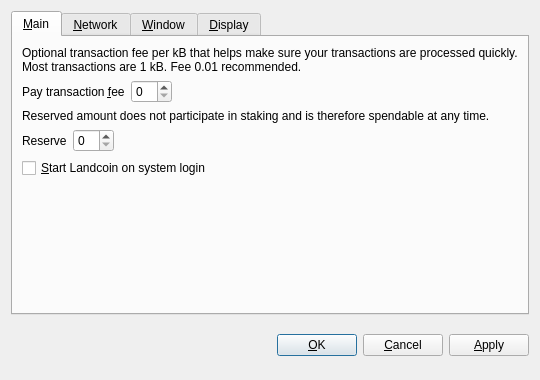
<?xml version="1.0" encoding="UTF-8"?>
<ui version="4.0">
 <class>OptionsDialog</class>
 <widget class="QDialog" name="OptionsDialog">
  <property name="geometry">
   <rect>
    <x>0</x>
    <y>0</y>
    <width>540</width>
    <height>380</height>
   </rect>
  </property>
  <property name="windowTitle">
   <string>Options</string>
  </property>
  <property name="modal">
   <bool>true</bool>
  </property>
  <layout class="QVBoxLayout" name="verticalLayout">
   <item>
    <widget class="QTabWidget" name="tabWidget">
     <property name="tabPosition">
      <enum>QTabWidget::North</enum>
     </property>
     <property name="currentIndex">
      <number>0</number>
     </property>
     <widget class="QWidget" name="tabMain">
      <attribute name="title">
       <string>&amp;Main</string>
      </attribute>
      <layout class="QVBoxLayout" name="verticalLayout_Main">
       <item>
        <widget class="QLabel" name="transactionFeeInfoLabel">
         <property name="text">
          <string>Optional transaction fee per kB that helps make sure your transactions are processed quickly. Most transactions are 1 kB. Fee 0.01 recommended.</string>
         </property>
         <property name="textFormat">
          <enum>Qt::PlainText</enum>
         </property>
         <property name="wordWrap">
          <bool>true</bool>
         </property>
        </widget>
       </item>
       <item>
        <layout class="QHBoxLayout" name="horizontalLayoutFee">
         <item>
          <widget class="QLabel" name="transactionFeeLabel">
           <property name="text">
            <string>Pay transaction &amp;fee</string>
           </property>
           <property name="textFormat">
            <enum>Qt::PlainText</enum>
           </property>
           <property name="buddy">
            <cstring>transactionFee</cstring>
           </property>
          </widget>
         </item>
         <item>
          <widget class="BitcoinAmountField" name="transactionFee"/>
         </item>
         <item>
          <spacer name="horizontalSpacerFee">
           <property name="orientation">
            <enum>Qt::Horizontal</enum>
           </property>
           <property name="sizeHint" stdset="0">
            <size>
             <width>40</width>
             <height>20</height>
            </size>
           </property>
          </spacer>
         </item>
        </layout>
       </item>
       <item>
        <widget class="QLabel" name="reserveBalanceInfoLabel">
         <property name="text">
          <string>Reserved amount does not participate in staking and is therefore spendable at any time.</string>
         </property>
         <property name="textFormat">
          <enum>Qt::PlainText</enum>
         </property>
         <property name="wordWrap">
          <bool>true</bool>
         </property>
        </widget>
       </item>
       <item>
        <layout class="QHBoxLayout" name="horizontalLayoutReserveBalance">
         <item>
          <widget class="QLabel" name="reserveBalanceLabel">
           <property name="text">
            <string>Reserve</string>
           </property>
           <property name="textFormat">
            <enum>Qt::PlainText</enum>
           </property>
           <property name="buddy">
            <cstring>reserveBalance</cstring>
           </property>
          </widget>
         </item>
         <item>
          <widget class="BitcoinAmountField" name="reserveBalance"/>
         </item>
         <item>
          <spacer name="horizontalSpacerReserveBalance">
           <property name="orientation">
            <enum>Qt::Horizontal</enum>
           </property>
           <property name="sizeHint" stdset="0">
            <size>
             <width>40</width>
             <height>20</height>
            </size>
           </property>
          </spacer>
         </item>
        </layout>
       </item>
       <item>
        <widget class="QCheckBox" name="bitcoinAtStartup">
         <property name="toolTip">
          <string>Automatically start Landcoin after logging in to the system.</string>
         </property>
         <property name="text">
          <string>&amp;Start Landcoin on system login</string>
         </property>
        </widget>
       </item>
       <item>
        <spacer name="verticalSpacer_Main">
         <property name="orientation">
          <enum>Qt::Vertical</enum>
         </property>
         <property name="sizeHint" stdset="0">
          <size>
           <width>20</width>
           <height>40</height>
          </size>
         </property>
        </spacer>
       </item>
      </layout>
     </widget>
     <widget class="QWidget" name="tabNetwork">
      <attribute name="title">
       <string>&amp;Network</string>
      </attribute>
      <layout class="QVBoxLayout" name="verticalLayout_Network">
       <item>
        <widget class="QCheckBox" name="mapPortUpnp">
         <property name="toolTip">
          <string>Automatically open the Landcoin client port on the router. This only works when your router supports UPnP and it is enabled.</string>
         </property>
         <property name="text">
          <string>Map port using &amp;UPnP</string>
         </property>
        </widget>
       </item>
       <item>
        <widget class="QCheckBox" name="connectSocks">
         <property name="toolTip">
          <string>Connect to the Landcoin network through a SOCKS5 proxy (e.g. when connecting through Tor).</string>
         </property>
         <property name="text">
          <string>&amp;Connect through SOCKS5 proxy:</string>
         </property>
        </widget>
       </item>
       <item>
        <layout class="QHBoxLayout" name="horizontalLayout_Network">
         <item>
          <widget class="QLabel" name="proxyIpLabel">
           <property name="text">
            <string>Proxy &amp;IP:</string>
           </property>
           <property name="textFormat">
            <enum>Qt::PlainText</enum>
           </property>
           <property name="buddy">
            <cstring>proxyIp</cstring>
           </property>
          </widget>
         </item>
         <item>
          <widget class="QValidatedLineEdit" name="proxyIp">
           <property name="maximumSize">
            <size>
             <width>140</width>
             <height>16777215</height>
            </size>
           </property>
           <property name="toolTip">
            <string>IP address of the proxy (e.g. 127.0.0.1)</string>
           </property>
          </widget>
         </item>
         <item>
          <widget class="QLabel" name="proxyPortLabel">
           <property name="text">
            <string>&amp;Port:</string>
           </property>
           <property name="textFormat">
            <enum>Qt::PlainText</enum>
           </property>
           <property name="buddy">
            <cstring>proxyPort</cstring>
           </property>
          </widget>
         </item>
         <item>
          <widget class="QLineEdit" name="proxyPort">
           <property name="maximumSize">
            <size>
             <width>55</width>
             <height>16777215</height>
            </size>
           </property>
           <property name="toolTip">
            <string>Port of the proxy (e.g. 9050)</string>
           </property>
          </widget>
         </item>
         <item>
          <spacer name="horizontalSpacer_Network">
           <property name="orientation">
            <enum>Qt::Horizontal</enum>
           </property>
           <property name="sizeHint" stdset="0">
            <size>
             <width>40</width>
             <height>20</height>
            </size>
           </property>
          </spacer>
         </item>
        </layout>
       </item>
       <item>
        <spacer name="verticalSpacer_Network">
         <property name="orientation">
          <enum>Qt::Vertical</enum>
         </property>
         <property name="sizeHint" stdset="0">
          <size>
           <width>20</width>
           <height>40</height>
          </size>
         </property>
        </spacer>
       </item>
      </layout>
     </widget>
     <widget class="QWidget" name="tabWindow">
      <attribute name="title">
       <string>&amp;Window</string>
      </attribute>
      <layout class="QVBoxLayout" name="verticalLayout_Window">
       <item>
        <widget class="QCheckBox" name="minimizeToTray">
         <property name="toolTip">
          <string>Show only a tray icon after minimizing the window.</string>
         </property>
         <property name="text">
          <string>&amp;Minimize to the tray instead of the taskbar</string>
         </property>
        </widget>
       </item>
       <item>
        <widget class="QCheckBox" name="minimizeOnClose">
         <property name="toolTip">
          <string>Minimize instead of exit the application when the window is closed. When this option is enabled, the application will be closed only after selecting Quit in the menu.</string>
         </property>
         <property name="text">
          <string>M&amp;inimize on close</string>
         </property>
        </widget>
       </item>
       <item>
        <spacer name="verticalSpacer_Window">
         <property name="orientation">
          <enum>Qt::Vertical</enum>
         </property>
         <property name="sizeHint" stdset="0">
          <size>
           <width>20</width>
           <height>40</height>
          </size>
         </property>
        </spacer>
       </item>
      </layout>
     </widget>
     <widget class="QWidget" name="tabDisplay">
      <attribute name="title">
       <string>&amp;Display</string>
      </attribute>
      <layout class="QVBoxLayout" name="verticalLayout_Display">
       <item>
        <layout class="QHBoxLayout" name="horizontalLayout_1_Display">
         <item>
          <widget class="QLabel" name="langLabel">
           <property name="text">
            <string>User Interface &amp;language:</string>
           </property>
           <property name="textFormat">
            <enum>Qt::PlainText</enum>
           </property>
           <property name="buddy">
            <cstring>lang</cstring>
           </property>
          </widget>
         </item>
         <item>
          <widget class="QValueComboBox" name="lang">
           <property name="toolTip">
            <string>The user interface language can be set here. This setting will take effect after restarting Landcoin.</string>
           </property>
          </widget>
         </item>
        </layout>
       </item>
       <item>
        <layout class="QHBoxLayout" name="horizontalLayout_2_Display">
         <item>
          <widget class="QLabel" name="unitLabel">
           <property name="text">
            <string>&amp;Unit to show amounts in:</string>
           </property>
           <property name="textFormat">
            <enum>Qt::PlainText</enum>
           </property>
           <property name="buddy">
            <cstring>unit</cstring>
           </property>
          </widget>
         </item>
         <item>
          <widget class="QValueComboBox" name="unit">
           <property name="toolTip">
            <string>Choose the default subdivision unit to show in the interface and when sending coins.</string>
           </property>
          </widget>
         </item>
        </layout>
       </item>
       <item>
        <widget class="QCheckBox" name="coinControlFeatures">
         <property name="toolTip">
          <string>Whether to show coin control features or not.</string>
         </property>
         <property name="text">
          <string>Display coin &amp;control features (experts only!)</string>
         </property>
        </widget>
       </item>
       <item>
        <widget class="QCheckBox" name="useBlackTheme">
         <property name="text">
          <string>Use black visual theme (requires restart)</string>
         </property>
        </widget>
       </item>
       <item>
        <spacer name="verticalSpacer_Display">
         <property name="orientation">
          <enum>Qt::Vertical</enum>
         </property>
         <property name="sizeHint" stdset="0">
          <size>
           <width>20</width>
           <height>40</height>
          </size>
         </property>
        </spacer>
       </item>
      </layout>
     </widget>
    </widget>
   </item>
   <item>
    <layout class="QHBoxLayout" name="horizontalLayout_Buttons">
     <item>
      <spacer name="horizontalSpacer_1">
       <property name="orientation">
        <enum>Qt::Horizontal</enum>
       </property>
       <property name="sizeHint" stdset="0">
        <size>
         <width>40</width>
         <height>48</height>
        </size>
       </property>
      </spacer>
     </item>
     <item>
      <widget class="QLabel" name="statusLabel">
       <property name="font">
        <font>
         <weight>75</weight>
         <bold>true</bold>
        </font>
       </property>
       <property name="text">
        <string/>
       </property>
       <property name="textFormat">
        <enum>Qt::PlainText</enum>
       </property>
       <property name="wordWrap">
        <bool>true</bool>
       </property>
      </widget>
     </item>
     <item>
      <spacer name="horizontalSpacer_2">
       <property name="orientation">
        <enum>Qt::Horizontal</enum>
       </property>
       <property name="sizeHint" stdset="0">
        <size>
         <width>40</width>
         <height>48</height>
        </size>
       </property>
      </spacer>
     </item>
     <item>
      <widget class="QPushButton" name="okButton">
       <property name="text">
        <string>&amp;OK</string>
       </property>
      </widget>
     </item>
     <item>
      <widget class="QPushButton" name="cancelButton">
       <property name="text">
        <string>&amp;Cancel</string>
       </property>
       <property name="autoDefault">
        <bool>false</bool>
       </property>
      </widget>
     </item>
     <item>
      <widget class="QPushButton" name="applyButton">
       <property name="text">
        <string>&amp;Apply</string>
       </property>
       <property name="autoDefault">
        <bool>false</bool>
       </property>
      </widget>
     </item>
    </layout>
   </item>
  </layout>
 </widget>
 <customwidgets>
  <customwidget>
   <class>BitcoinAmountField</class>
   <extends>QSpinBox</extends>
   <header>bitcoinamountfield.h</header>
  </customwidget>
  <customwidget>
   <class>QValueComboBox</class>
   <extends>QComboBox</extends>
   <header>qvaluecombobox.h</header>
  </customwidget>
  <customwidget>
   <class>QValidatedLineEdit</class>
   <extends>QLineEdit</extends>
   <header>qvalidatedlineedit.h</header>
  </customwidget>
 </customwidgets>
 <resources/>
 <connections/>
</ui>
